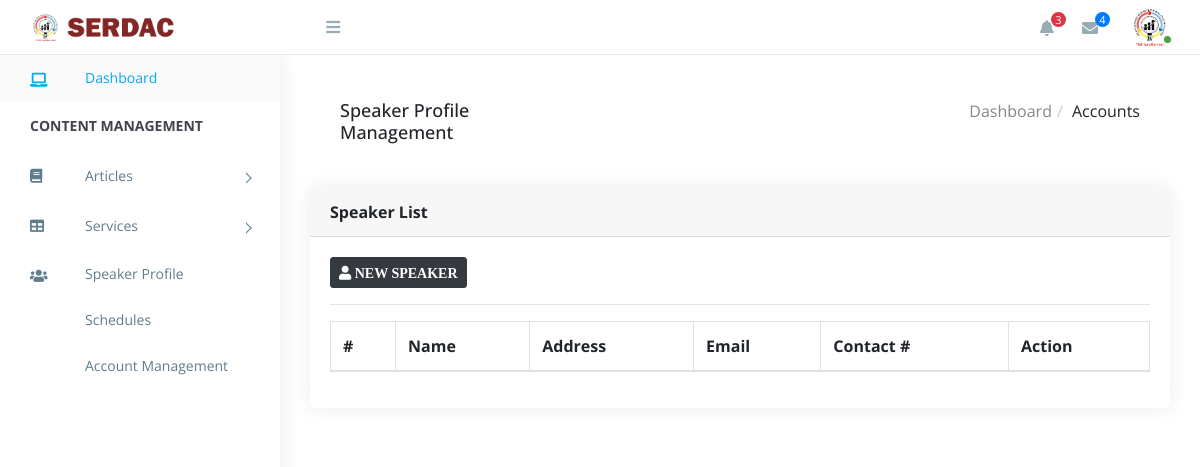
The page /admin/speaker_profile.php on the database as committed earlier.
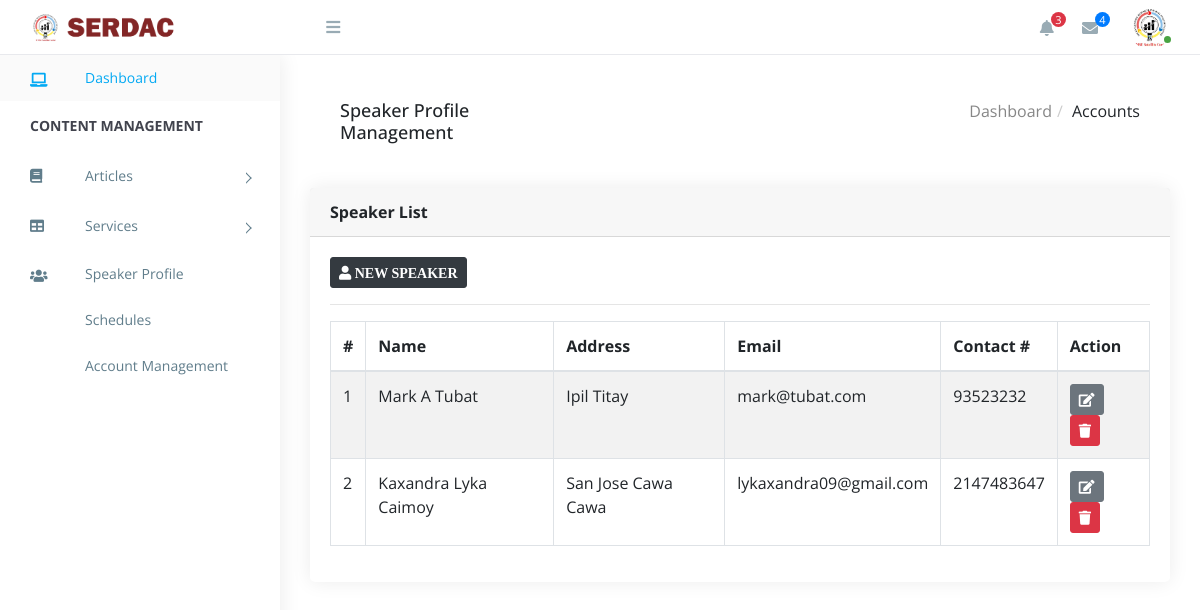
The same page on the database as committed later.
### tables this page shows
CREATE TABLE `speaker_profile` (
  `speaker_id` int(11) NOT NULL,
  `name` varchar(50) DEFAULT NULL,
  `address` text NOT NULL,
  `email` varchar(50) NOT NULL,
  `contact` int(11) NOT NULL
);

### admin/speaker_profile.php (the view, shortened to what this page needs)
<?php include('include/header.php')?>
<link rel="stylesheet" href="https://cdnjs.cloudflare.com/ajax/libs/font-awesome/5.15.4/css/all.min.css">
<body>
    <?php include('include/sidebar.php')?>
    <div id="right-panel" class="right-panel">
        <?php include('include/navbar.php')?>
        <div class="breadcrumbs">
            <div class="breadcrumbs-inner">
                <div class="row m-0">
                    <div class="col-sm-4">
                        <div class="page-header float-left">
                            <div class="page-title">
                                <h1>Speaker Profile Management</h1>
                            </div>
                        </div>
                    </div>
                    <div class="col-sm-8">
                        <div class="page-header float-right">
                            <div class="page-title">
                                <ol class="breadcrumb text-right">
                                    <li><a href="#">Dashboard</a></li>
                                    <li class="active">Accounts</li>
                                </ol>
                            </div>
                        </div>
                    </div>
                </div>
            </div>
        </div>
        <div class="content">
            <div class="row">
                <div class="col-md-12">
                    <div class="card">
                        <div class="card-header">
                            <strong class="card-title">Speaker List</strong>
                        </div>
                        <div class="card-body">
                            <div class="inventory-table">
                                <button type="button" class="btn btn-sm btn-dark text-white" data-toggle="modal"
                                    data-target="#createSpeakerModal">
                                    <i class="fa fa-user"> <span> NEW SPEAKER </span> </i>
                                </button>
                                <hr>
                                <table class="table table-bordered table-hover table-striped" id='speaker_profile'>
                                    <thead>
                                        <tr>
                                            <th scope="col">#</th>
                                            <th scope="col">Name</th>
                                            <th scope="col">Address</th>
                                            <th scope="col">Email</th>
                                            <th scope="col">Contact #</th>
                                            <th scope="col">Action</th>
                                        </tr>
                                    </thead>
                                    <?php
                                 $results = mysqli_query($con, "SELECT * from speaker_profile"); ?>
                                    <tbody>
                                        <?php while ($row = mysqli_fetch_array($results)) { ?>
                                        <tr>
                                            <td><?php echo $row['speaker_id']; ?></td>
                                            <td><?php echo $row['name']; ?></td>
                                            <td><?php echo $row['address']; ?></td>
                                            <td><?php echo $row['email']; ?></td>
                                            <td><?php echo $row['contact']; ?></td>
                                            <td>
                                                <button type="button" class="btn btn-sm btn-secondary btnEdit">
                                                    <i class="fa fa-edit"></i>
                                                </button>
                                                <button type="button" class="btn btn-sm  btn-danger btnDelete"><i
                                                        class="fa fa-trash"></i></button>
                                            </td>
                                        </tr>
                                        <?php } ?>
                                    </tbody>
                                </table>
                            </div>
                        </div>
                    </div>
                </div>
            </div>
        </div>
    </div>
</body>
</html>

### admin/include/header.php (shortened to what this page needs)
<!doctype html>
<html>
<head>
    <link rel="stylesheet" href="css/chosen.min.css">
    <?php include('include/bootstrap.php');?>
</head>

### admin/include/bootstrap.php (shortened to what this page needs)
<link rel="stylesheet" href="https://cdn.jsdelivr.net/npm/normalize.css@8.0.0/normalize.min.css">
<link rel="stylesheet" href="https://cdn.jsdelivr.net/npm/bootstrap@4.1.3/dist/css/bootstrap.min.css">
<link rel="stylesheet" href="https://cdn.jsdelivr.net/gh/lykmapipo/themify-icons@0.1.2/css/themify-icons.css">
<link rel="stylesheet"
    href="https://cdn.jsdelivr.net/npm/pixeden-stroke-7-icon@1.2.3/pe-icon-7-stroke/dist/pe-icon-7-stroke.min.css">
<link rel="stylesheet" href="https://cdnjs.cloudflare.com/ajax/libs/flag-icon-css/3.2.0/css/flag-icon.min.css">
<link rel="stylesheet" href="assets/css/cs-skin-elastic.css">
<link rel="stylesheet" href="assets/css/style.css">
<link href="https://cdn.jsdelivr.net/npm/chartist@0.11.0/dist/chartist.min.css" rel="stylesheet">
<link href="https://cdn.jsdelivr.net/npm/jqvmap@1.5.1/dist/jqvmap.min.css" rel="stylesheet">
<link href="https://cdn.jsdelivr.net/npm/weathericons@2.1.0/css/weather-icons.css" rel="stylesheet" />
<link href="https://cdn.jsdelivr.net/npm/fullcalendar@3.9.0/dist/fullcalendar.min.css" rel="stylesheet" />
<link rel="stylesheet" href="https://cdnjs.cloudflare.com/ajax/libs/font-awesome/5.15.4/css/all.min.css"
 />
<link rel="stylesheet" href="assets/css/lib/datatable/dataTables.bootstrap.min.css">
<link href="https://cdn.datatables.net/buttons/2.2.2/css/buttons.dataTables.min.css" rel="stylesheet">

### admin/include/sidebar.php (shortened to what this page needs)
<aside id="left-panel" class="left-panel">
        <nav class="navbar navbar-expand-sm navbar-default">
            <div id="main-menu" class="main-menu collapse navbar-collapse">
                <ul class="nav navbar-nav">
                    <li class="active">
                        <a href="index.php"><i class="menu-icon fa fa-laptop"></i>Dashboard </a>
                    </li>
                    <li class="menu-title">Content Management</li>
                    <li class="menu-item-has-children dropdown">
                        <a href="#" class="dropdown-toggle" data-toggle="dropdown" aria-haspopup="true"
                            aria-expanded="false"> <i class="menu-icon fa fa-book"></i>Articles</a>
                    </li>
                    <li class="menu-item-has-children dropdown">
                        <a href="#" class="dropdown-toggle" data-toggle="dropdown" aria-haspopup="true"
                            aria-expanded="false"> <i class="menu-icon fa fa-table"></i>Services</a>
                    </li>
                    <li>
                        <a href="speaker_profile.php"> <i class="menu-icon fa fa-users"></i> Speaker Profile </a>
                    </li>
                    <li>
                        <a href="schedules.php"> <i class="menu-icon ti-calendar"></i>Schedules </a>
                    </li>
                    <li>
                        <a href="account_mngmt.php"> <i class="menu-icon ti-user"></i>Account Management </a>
                    </li>
                </ul>
            </div>
        </nav>
    </aside>

### admin/include/navbar.php (shortened to what this page needs)
<header id="header" class="header">
    <div class="top-left">
        <div class="navbar-header">
            <a class="navbar-brand" href="./"><img src="assets/images/logo.png" alt="Logo"></a>
            <a id="menuToggle" class="menutoggle"><i class="fa fa-bars"></i></a>
        </div>
    </div>
    <div class="top-right">
        <div class="header-menu">
            <div class="header-left">
                <div class="dropdown for-notification">
                    <button class="btn btn-secondary dropdown-toggle" type="button" id="notification"
                        data-toggle="dropdown" aria-haspopup="true" aria-expanded="false">
                        <i class="fa fa-bell"></i>
                        <span class="count bg-danger">3</span>
                    </button>
                </div>
                <div class="dropdown for-message">
                    <button class="btn btn-secondary dropdown-toggle" type="button" id="message" data-toggle="dropdown"
                        aria-haspopup="true" aria-expanded="false">
                        <i class="fa fa-envelope"></i>
                        <span class="count bg-primary">4</span>
                    </button>
                </div>
            </div>
            <div class="user-area dropdown float-right">
                <a href="#" class="dropdown-toggle active" data-toggle="dropdown" aria-haspopup="true"
                    aria-expanded="false">
                    <img class="user-avatar rounded-circle" src="images/serdac-icon.png" alt="User Avatar">
                </a>
            </div>
        </div>
    </div>
</header>

Rows that differ between the two databases and show on the page:
added speaker_profile: speaker_id "1", name "Mark A Tubat", address "Ipil Titay", email "mark@tubat.com", contact "93523232"
added speaker_profile: speaker_id "2", name "Kaxandra Lyka Caimoy", address "San Jose Cawa Cawa", email "lykaxandra09@gmail.com", contact "2147483647"
